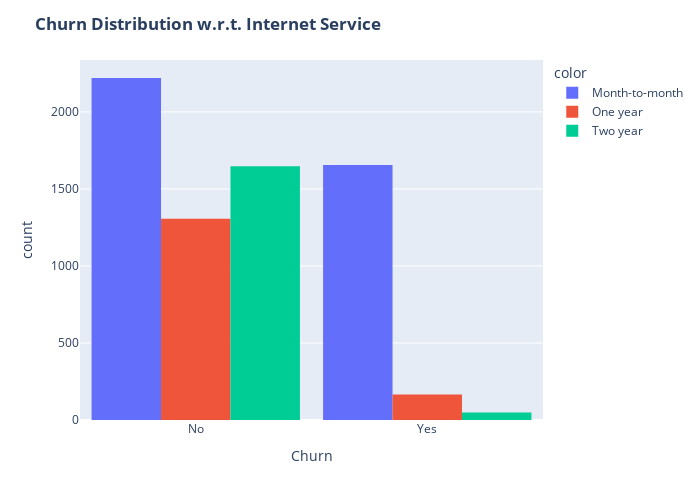

The code cell stored with this chart in its notebook:
### Markdown cell above
26.6 % of customers switched to another firm.

Customers are 49.5 % female and 50.5 % male

### Code cell
churn_map={0:'No',1:'Yes'}
contract_map={0:'Month-to-month',1:'One year',2:'Two year'}

fig=px.histogram(Data,x=Data['Churn'].map(churn_map),color=Data['Contract'].map(contract_map),barmode='group',labels={'x': 'Churn'})

fig.update_layout()
fig.update_layout(width=700, height=500, bargap=0.1)
fig.update_layout(title_text="<b>Churn Distribution w.r.t. Internet Service </b>")

fig.show()

### Figure 1 — Plotly figure (JSON) as saved in the notebook; plotly's stock layout.template omitted (floating-point values rounded to 4 significant figures; data arrays with more than 128 entries replaced by an {"elided": "..."} marker saying what was removed)
{"data": [{"alignmentgroup": "True", "bingroup": "x", "hovertemplate": "color=Month-to-month<br>Churn=%{x}<br>count=%{y}<extra></extra>", "legendgroup": "Month-to-month", "marker": {"color": "#636efa", "pattern": {"shape": ""}}, "name": "Month-to-month", "offsetgroup": "Month-to-month", "orientation": "v", "showlegend": true, "type": "histogram", "x": {"elided": "3875 str values"}, "xaxis": "x", "yaxis": "y"}, {"alignmentgroup": "True", "bingroup": "x", "hovertemplate": "color=One year<br>Churn=%{x}<br>count=%{y}<extra></extra>", "legendgroup": "One year", "marker": {"color": "#EF553B", "pattern": {"shape": ""}}, "name": "One year", "offsetgroup": "One year", "orientation": "v", "showlegend": true, "type": "histogram", "x": {"elided": "1473 str values"}, "xaxis": "x", "yaxis": "y"}, {"alignmentgroup": "True", "bingroup": "x", "hovertemplate": "color=Two year<br>Churn=%{x}<br>count=%{y}<extra></extra>", "legendgroup": "Two year", "marker": {"color": "#00cc96", "pattern": {"shape": ""}}, "name": "Two year", "offsetgroup": "Two year", "orientation": "v", "showlegend": true, "type": "histogram", "x": {"elided": "1695 str values"}, "xaxis": "x", "yaxis": "y"}], "layout": {"bargap": 0.1, "barmode": "group", "height": 500, "legend": {"title": {"text": "color"}, "tracegroupgap": 0}, "margin": {"t": 60}, "title": {"text": "<b>Churn Distribution w.r.t. Internet Service </b>"}, "width": 700, "xaxis": {"anchor": "y", "domain": [0, 1], "title": {"text": "Churn"}}, "yaxis": {"anchor": "x", "domain": [0, 1], "title": {"text": "count"}}}}
